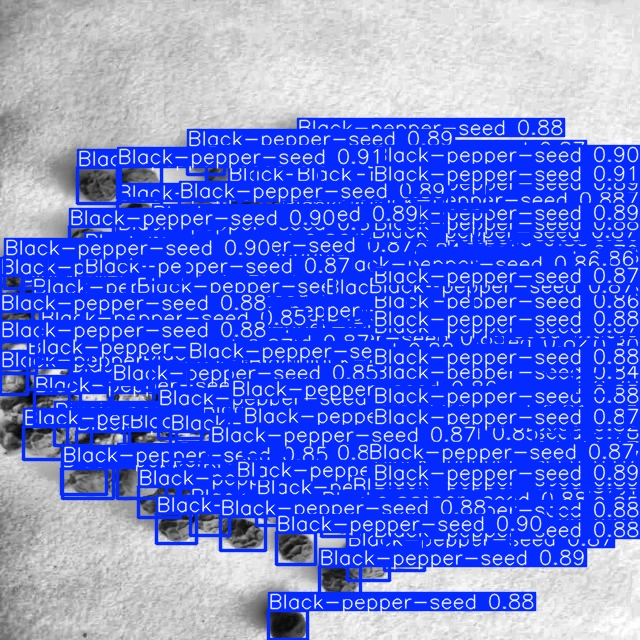
#> input picture results/predict/BlackPepper-97-_jpg.rf.a688176075bee85d6ceba82206f27690.jpg, 640 x 640 px, given as the content of the folder aset/Pepper Seed Impurity Research 1.v1i.yolov8/train/images, which was not available
$ jupyter execute --allow-errors prototype_01.ipynb   (text cells are left out)
#> lines starting #> are read from the running program, lines starting #| are printed output that depends on the picture; pictures that were not available may be replaced by others from this repository, and a replacement may not be noted
[cell 1]
import os
from PIL import Image, ImageFilter, ImageEnhance
import cv2
import numpy as np
import pillow_heif

[cell 2]
# Input direct loading
input_dir = "..\\dataset\\Pepper Seed Impurity Research 1.v1i.yolov8\\train\\images"

# Output direct saving
output_dir = "..\\dataset\\Pepper Seed Impurity Research 1.v1i.yolov8\\train\\results"

# Check if the image was loaded successfully
#> (the rest of this cell did not finish here and is left out)

[cell 3]
def preprocess_image(input_dir, output_dir):
    # Supported image extensions
    img_extensions = ('.jpg', '.jpeg', '.png', '.bmp', '.heic')

    # Create the output directory if it doesn't exist
    os.makedirs(output_dir, exist_ok=True)

    for filename in os.listdir(input_dir):
        if not filename.lower().endswith(img_extensions):
            continue

        try:
            image_path = os.path.join(input_dir, filename)
            output_path = os.path.join(output_dir, filename)

            # Handle HEIC conversion
            if filename.lower().endswith('.heic'):
                heif_file = pillow_heif.read(image_path)
                image = Image.frombytes(
                    heif_file.mode,
                    heif_file.size,
                    heif_file.data,
                    "raw",
                    heif_file.mode,
                    heif_file.stride,
                )
                output_path = output_path[:-5] + '.jpg'
            else:
                image = Image.open(image_path)
#> image is the input picture: PIL image 640x640 RGB; mean R, G, B 102.2, 121.6, 225.6

            # Auto-orient (flip horizontally)
            image = image.transpose(Image.FLIP_LEFT_RIGHT)
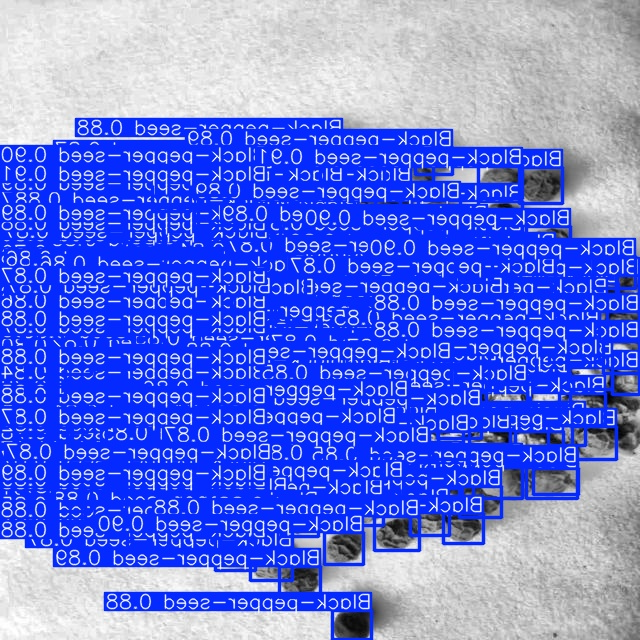
#> image: PIL image 640x640 RGB; mean R, G, B 102.2, 121.6, 225.6

            # Resize to 416x416
            # image = image.resize((416, 416))

            # Convert to grayscale
            # image = image.convert("L")

             # Enhance contrast more carefully
            enhancer = ImageEnhance.Contrast(image)
            image = enhancer.enhance(1.3)  # More conservative enhancement
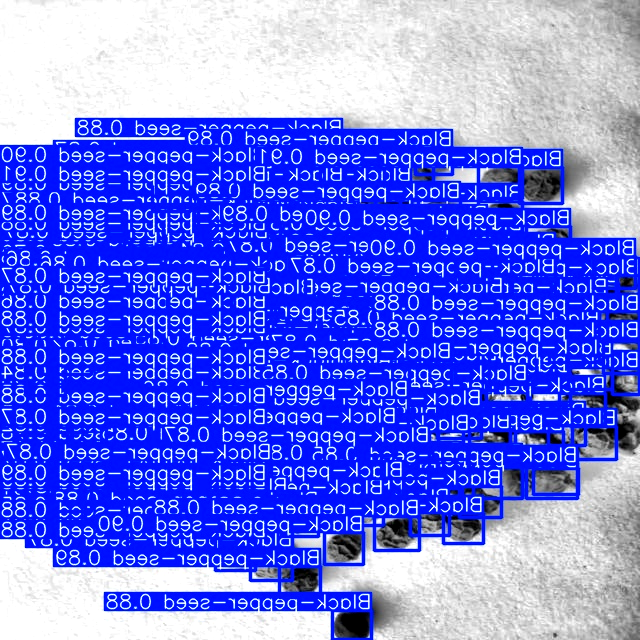
#> image: PIL image 640x640 RGB; mean R, G, B 105.3, 118.1, 238.1

            # Auto-adjust contrast
            image_array = np.array(image)
            image_array = cv2.convertScaleAbs(image_array, alpha=1.5, beta=0)
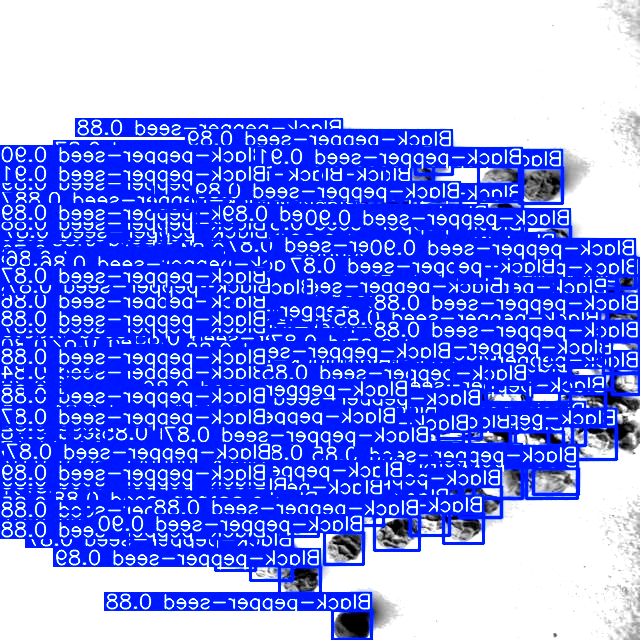
#> image_array: shape (640, 640, 3); mean R, G, B 122.2, 138.8, 250.3
            image = Image.fromarray(image_array)

            # Save the processed image
            image.save(output_path)

            print(f"Processed: {filename}")

        except Exception as e:
            print(f"Error processing {filename}: {str(e)}")
            continue

    print(f"Preprocessing complete. Output saved to: {output_dir}")
